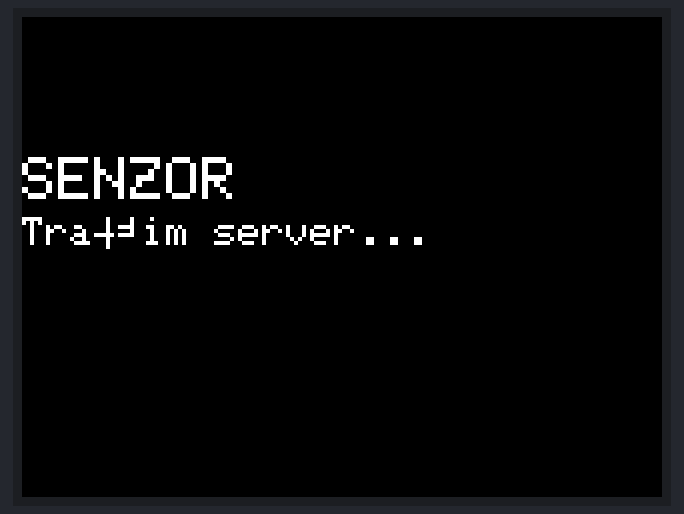
This sketch was run on a simulated ESP32. Shown: 320×240 colour display. A WiFi scan finds three made-up networks; random numbers use the default seed unless the sketch sets one; what the sketch prints to the serial monitor is not drawn.

Above: at 0.6 s.
At 2.8 s:
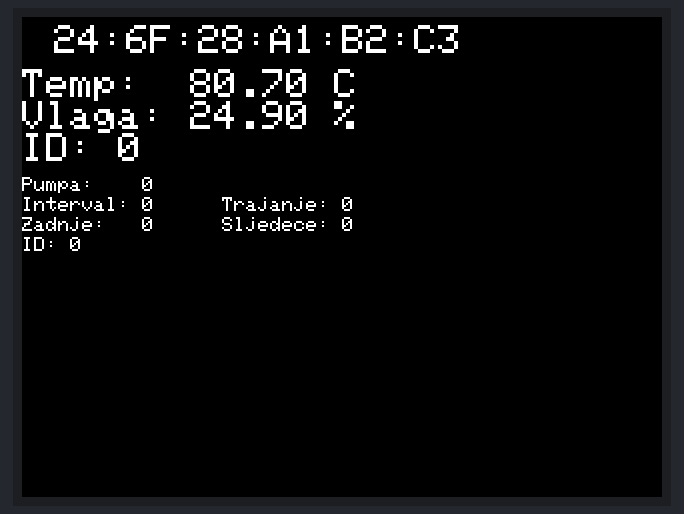
At 10.2 s:
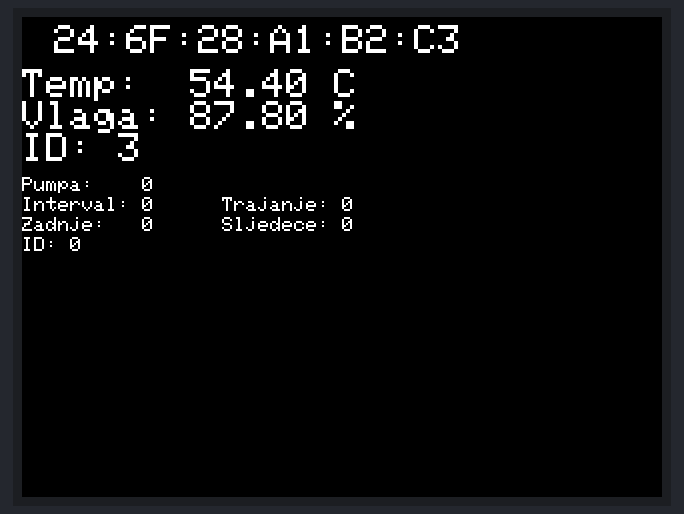
At 20.0 s:
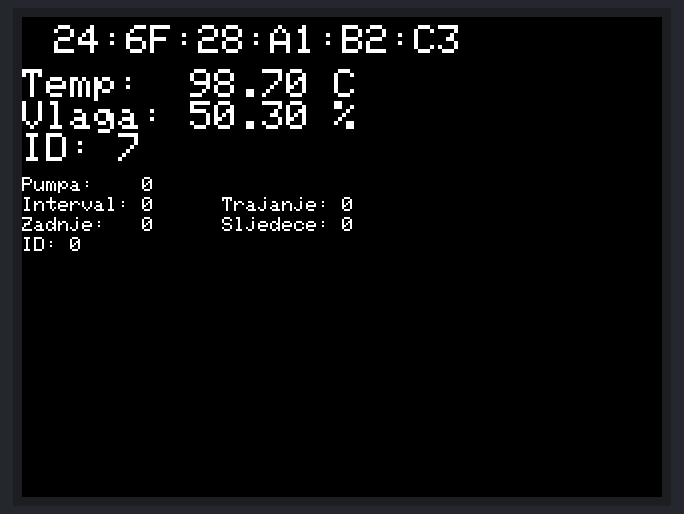
At 27.4 s:
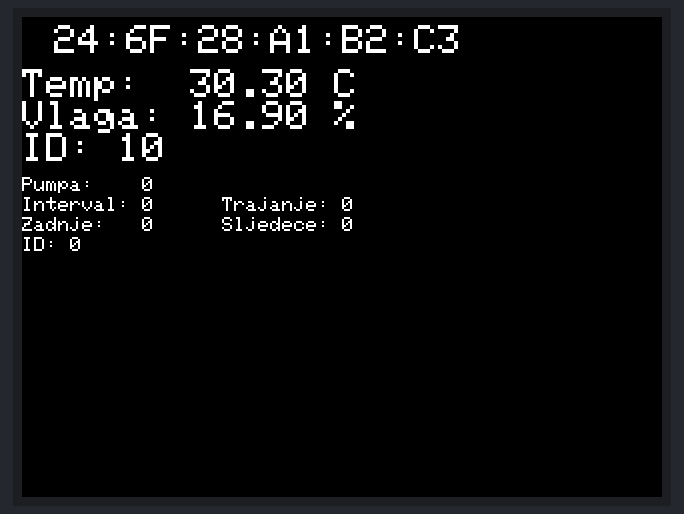
At 37.3 s:
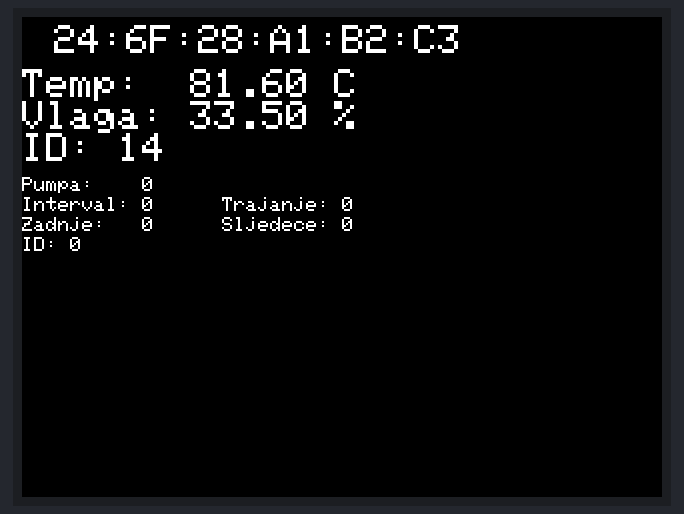

Measured:
- what the display in image 0 shows lasts 2.2 s, from 0.6 s to 2.8 s
- what the display in image 1 shows lasts 2.4 s, from 2.8 s to 5.2 s
- what the display in image 2 shows lasts 2.5 s, from 10.1 s to 12.6 s

The sketch:

SensorBoard.ino
```cpp
/*
PROTOTIP SUSTAVA PAMETNOG NAVODNJAVANJA
Klijent
*/

#include <esp_now.h>
#include <esp_wifi.h>
#include <WiFi.h>
//#include <Adafruit_Sensor.h>
//#include <DHT.h>
#include <TFT_eSPI.h>

// DHT senzor
#define DHTPIN 4
//#define DHTTYPE    DHT22     // DHT 22 (AM2302)
//DHT dht(DHTPIN, DHTTYPE);

#define PUMP_PIN 5

//MAC Addresa primatelja
uint8_t broadcastAddress[] = {0x44, 0x17, 0x93, 0x88, 0xdd, 0xd8};

// Struktura koja se šalje preko ESP-NOW protokola
// Moraju biti iste na svim uređajima !
typedef struct struct_message {
  int uid;                 // ID uređaja

  float temperature;        // Temperatura
  float soilMoisture;       // Vlažnost tla

  int interval;             // Interval paljenja prskalice
  int duration;             // Trajanje navodnjavanja
  int pumpState;            // Stanje prskalice
  int lastActive;           // Vrijeme posljednjeg navodnjavanja
  int timeToNext;           // Vrijeme do sljedećeg navodnjavanja

  time_t timestamp;         // Vrijeme

  unsigned int readingId;   // Broj poruke
} struct_message;

struct_message sentData, receivedData;
int timeToNext=0;

unsigned long previousMillis = 0;     // Zadnje očitanje
const long interval = 2*1000;        // Interval očitanja
unsigned int readingId = 0;

// Ekran na uređaju
TFT_eSPI tft = TFT_eSPI();
TFT_eSprite canvas = TFT_eSprite(&tft);

// Međuspremnici za pomoć kod rada sa stringovima
char buf[32];
char buffer[128];

// SSID servera, trenutno hardkodirano
constexpr char WIFI_SSID[] = "ESP_88DDD9"; //"ESP_897DDC"; "ESP_897DDD";

int32_t getWiFiChannel(const char *ssid) {
  if (int32_t n = WiFi.scanNetworks()) {
      for (uint8_t i=0; i<n; i++) {
          if (!strcmp(ssid, WiFi.SSID(i).c_str())) {
              return WiFi.channel(i);
          }
      }
  }
  return 0;
}

float readDHTTemperature() {
  float t = (esp_random()%1000)/10.0; //dht.readTemperature();
  if (isnan(t)) {
    Serial.println("Greška kod čitanja temperature!");
    return 0;
  }
  else {
    Serial.println(t);
    return t;
  }
}

float readDHTHumidity() {
  float h = (esp_random()%1000)/10.0; //dht.readHumidity();
  if (isnan(h)) {
    Serial.println("Greška kod čitanja temperature!");
    return 0;
  }
  else {
    Serial.println(h);
    return h;
  }
}

void OnDataSent(const uint8_t *mac_addr, esp_now_send_status_t status) {
  Serial.print("\r\nZadnji paket, Status:\t");
  Serial.println(status == ESP_NOW_SEND_SUCCESS ? "Dostavljen" : "Neuspjelo");
}

// Callback funkcija koja se poziva kada se primi paket s podacima od drugog uređaja
void OnDataRecv(const uint8_t * mac_addr, const uint8_t *incomingData, int len) {
  // Kopira MAC pošiljatelja u string
  char macStr[18];
  Serial.print("Packet received from: ");
  snprintf(macStr, sizeof(macStr), "%02x:%02x:%02x:%02x:%02x:%02x",
           mac_addr[0], mac_addr[1], mac_addr[2], mac_addr[3], mac_addr[4], mac_addr[5]);
  Serial.println(macStr);
  memcpy(&receivedData, incomingData, sizeof(receivedData));
}

void updateScreen() {
  canvas.fillSprite(TFT_BLACK);
  canvas.setTextSize(2);
  WiFi.macAddress().toCharArray(buf,20);
  canvas.drawString(String(buf), 16, 4);
  canvas.drawString("Temp:  " + String(sentData.temperature)+" C", 0, 26);
  canvas.drawString("Vlaga: " + String(sentData.soilMoisture)+" %", 0, 42);
  canvas.drawString("ID: " + String(sentData.readingId), 0, 58);
  canvas.setTextSize(1);
  canvas.drawString("Pumpa:    " + String(receivedData.pumpState), 0, 80);
  canvas.drawString("Interval: " + String(receivedData.interval), 0, 90);
  canvas.drawString("Trajanje: " + String(receivedData.duration), 100, 90);
  canvas.drawString("Zadnje:   " + String(receivedData.lastActive), 0, 100);
  canvas.drawString("Sljedece: " + String(receivedData.timeToNext), 100, 100);
  canvas.drawString("ID: " + String(receivedData.readingId), 0, 110);

  canvas.pushSprite(0, 0);
}

void setup() {
  Serial.begin(115200);

  // Ekran
  tft.begin();
  tft.setRotation(3);
  tft.fillScreen(TFT_DARKCYAN);
  canvas.setColorDepth(8);
  canvas.createSprite(TFT_HEIGHT, TFT_WIDTH);
  canvas.fillSprite(TFT_BLACK);
  canvas.pushSprite(0, 0);
  canvas.setTextSize(3);
  canvas.drawString("SENZOR", 0, 70);
  canvas.setTextSize(2);
  canvas.drawString("Tražim server...", 0, 100);
  canvas.pushSprite(0, 0);


  WiFi.mode(WIFI_STA);

  int32_t channel = getWiFiChannel(WIFI_SSID);

  WiFi.printDiag(Serial);
  esp_wifi_set_promiscuous(true);
  esp_wifi_set_channel(channel, WIFI_SECOND_CHAN_NONE);
  esp_wifi_set_promiscuous(false);
  WiFi.printDiag(Serial);

  //Init ESP-NOW
  if (esp_now_init() != ESP_OK) {
    Serial.println("Greška kod pokretanja ESP-NOW");
    return;
  }

  esp_now_register_send_cb(OnDataSent);


  esp_now_peer_info_t peerInfo;
  memcpy(peerInfo.peer_addr, broadcastAddress, 6);
  peerInfo.encrypt = false;


  if (esp_now_add_peer(&peerInfo) != ESP_OK){
    Serial.println("Neuspjelo dodavanje ESP-NOW uređaja");
    return;
  }
  Serial.println("Dodan ESP-NOW uređaj");
}

void StartPump() {
  digitalWrite(PUMP_PIN, HIGH);
}

void StopPump() {
  digitalWrite(PUMP_PIN, LOW);
}


void loop() {
  unsigned long currentMillis = millis();
  if (currentMillis - previousMillis >= interval) {

    previousMillis = currentMillis;

    sentData.uid = WiFi.macAddress()[5];
    sentData.temperature = readDHTTemperature();
    sentData.soilMoisture = readDHTHumidity();
    sentData.readingId = readingId++;


    esp_err_t result = esp_now_send(broadcastAddress, (uint8_t *) &sentData, sizeof(sentData));
    if (result == ESP_OK) {
      Serial.println("Sent with success");
    }
    else {
      Serial.println("Error sending the data");
    }
  }

  if (receivedData.pumpState == 1) {
    StartPump();
  }
  else {
    StopPump();
  }
  updateScreen();
  delay(1000);
}
```
